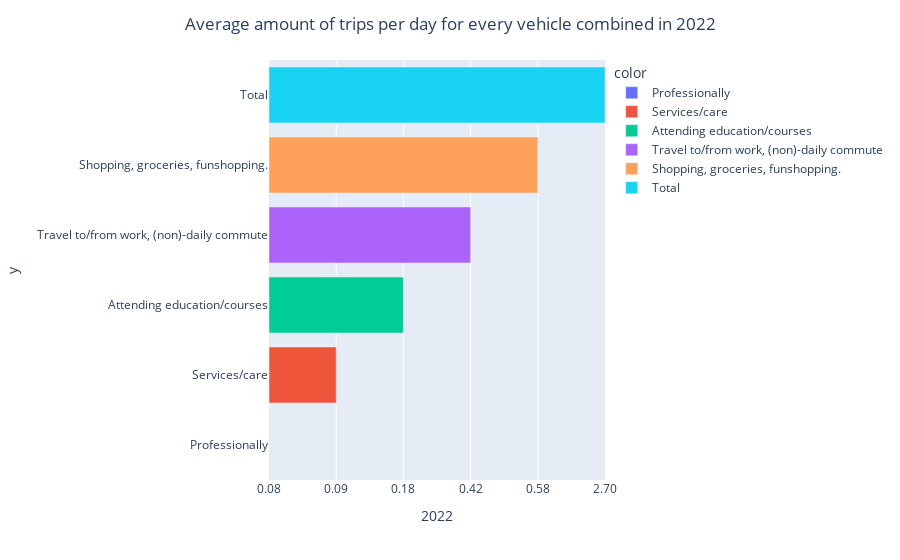

Notebook code cell kept with this figure:
### Code cell
#The average amount of trips per day for every vehicle combined in 2022
year = '2022'

mobility_trips_total = mobility_trips[mobility_trips.index=="Total"]
mobility_trips_motive = mobility_trips_total.set_index(['motive']).sort_values(year)
fig = px.bar(mobility_trips_motive.sort_values(year), x=year, y=mobility_trips_motive.sort_values(year).index, 
             orientation='h', color = mobility_trips_motive.sort_values(year).index, )
fig.update_layout(title={
    'text': f'Average amount of trips per day for every vehicle combined in {year}',
    'x': 0.5
}, xaxis_range=[0, 5])
fig.show()

### Figure 1 — Plotly figure (JSON) as saved in the notebook; plotly's stock layout.template omitted (floating-point values rounded to 4 significant figures)
{"data": [{"alignmentgroup": "True", "hovertemplate": "color=Professionally<br>2022=%{x}<br>y=%{y}<extra></extra>", "legendgroup": "Professionally", "marker": {"color": "#636efa", "pattern": {"shape": ""}}, "name": "Professionally", "offsetgroup": "Professionally", "orientation": "h", "showlegend": true, "textposition": "auto", "type": "bar", "x": ["0.08"], "xaxis": "x", "y": ["Professionally"], "yaxis": "y"}, {"alignmentgroup": "True", "hovertemplate": "color=Services/care<br>2022=%{x}<br>y=%{y}<extra></extra>", "legendgroup": "Services/care", "marker": {"color": "#EF553B", "pattern": {"shape": ""}}, "name": "Services/care", "offsetgroup": "Services/care", "orientation": "h", "showlegend": true, "textposition": "auto", "type": "bar", "x": ["0.09"], "xaxis": "x", "y": ["Services/care"], "yaxis": "y"}, {"alignmentgroup": "True", "hovertemplate": "color=Attending education/courses<br>2022=%{x}<br>y=%{y}<extra></extra>", "legendgroup": "Attending education/courses", "marker": {"color": "#00cc96", "pattern": {"shape": ""}}, "name": "Attending education/courses", "offsetgroup": "Attending education/courses", "orientation": "h", "showlegend": true, "textposition": "auto", "type": "bar", "x": ["0.18"], "xaxis": "x", "y": ["Attending education/courses"], "yaxis": "y"}, {"alignmentgroup": "True", "hovertemplate": "color=Travel to/from work, (non)-daily commute<br>2022=%{x}<br>y=%{y}<extra></extra>", "legendgroup": "Travel to/from work, (non)-daily commute", "marker": {"color": "#ab63fa", "pattern": {"shape": ""}}, "name": "Travel to/from work, (non)-daily commute", "offsetgroup": "Travel to/from work, (non)-daily commute", "orientation": "h", "showlegend": true, "textposition": "auto", "type": "bar", "x": ["0.42"], "xaxis": "x", "y": ["Travel to/from work, (non)-daily commute"], "yaxis": "y"}, {"alignmentgroup": "True", "hovertemplate": "color=Shopping, groceries, funshopping.<br>2022=%{x}<br>y=%{y}<extra></extra>", "legendgroup": "Shopping, groceries, funshopping.", "marker": {"color": "#FFA15A", "pattern": {"shape": ""}}, "name": "Shopping, groceries, funshopping.", "offsetgroup": "Shopping, groceries, funshopping.", "orientation": "h", "showlegend": true, "textposition": "auto", "type": "bar", "x": ["0.58"], "xaxis": "x", "y": ["Shopping, groceries, funshopping."], "yaxis": "y"}, {"alignmentgroup": "True", "hovertemplate": "color=Total<br>2022=%{x}<br>y=%{y}<extra></extra>", "legendgroup": "Total", "marker": {"color": "#19d3f3", "pattern": {"shape": ""}}, "name": "Total", "offsetgroup": "Total", "orientation": "h", "showlegend": true, "textposition": "auto", "type": "bar", "x": ["2.70"], "xaxis": "x", "y": ["Total"], "yaxis": "y"}], "layout": {"autosize": true, "barmode": "relative", "legend": {"title": {"text": "color"}, "tracegroupgap": 0}, "margin": {"t": 60}, "title": {"text": "Average amount of trips per day for every vehicle combined in 2022", "x": 0.5}, "xaxis": {"anchor": "y", "domain": [0, 1], "range": [0, 5], "title": {"text": "2022"}, "type": "category"}, "yaxis": {"anchor": "x", "autorange": true, "domain": [0, 1], "range": [-0.5, 5.5], "title": {"text": "y"}, "type": "category"}}}
